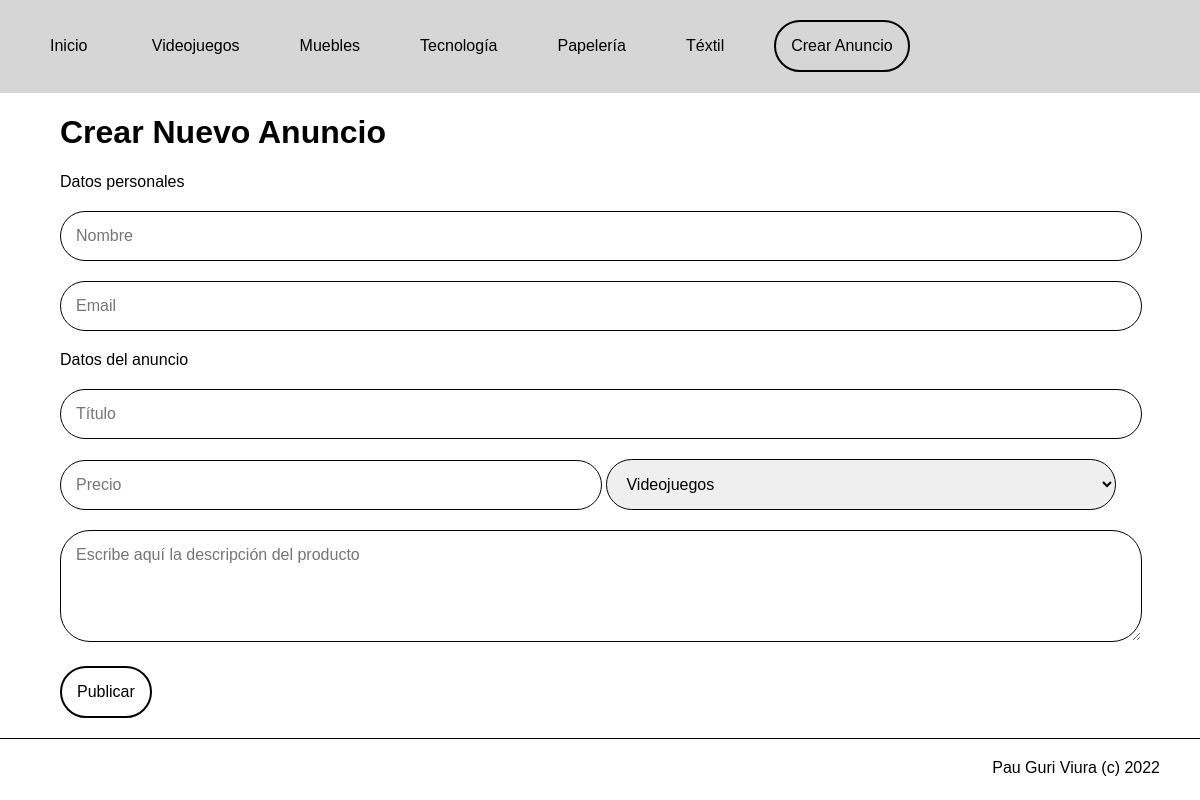
Page /practiques_backend/P03/nuevoanuncio.php on the committed database.
### tables this page shows
CREATE TABLE `P02categorias` (
  `id` int(4) NOT NULL,
  `nombre` varchar(30) NOT NULL,
  `orden` int(4) NOT NULL
);

### practiques_backend/P03/nuevoanuncio.php (the view, shortened to what this page needs)
<!DOCTYPE html>
<html lang="en">
<head>
    <link rel="stylesheet" href="style.css">
</head>
<body>
    <?php include("header.php") ?>
    <h1>Crear Nuevo Anuncio</h1>
    <form action="insertaranuncio.php" method="POST">
        <label>Datos personales</label></br>
        <input type="text" name="nombre" placeholder="Nombre">
        <input type="email" name="email" placeholder="Email"></br>
        <label>Datos del anuncio</label></br>
        <input type="text" name="titulo" placeholder="Título" autofocus required>
        <input type="number" name="precio" placeholder="Precio" step="any" min="0" required>
        <?php
            $db = new Conexion();
            $result = $db -> query("SELECT nombre, id FROM P02categorias ORDER BY orden");
            echo "<select name='categoria' required>";
            foreach ($result as $opcion){
                echo "<option value='$opcion[id]'>$opcion[nombre]</option>";
            }
            echo "</select>";
        ?>
        <textarea name="descripcion" placeholder="Escribe aquí la descripción del producto"></textarea>
        <button type="submit">Publicar</button>
    </form>
    <?php include("footer.php") ?>
</body>
</html>

### practiques_backend/P03/header.php (shortened to what this page needs)
<header>
<a href="index.php">Inicio</a>
<?php
    $db = new Conexion();
    $result = $db -> query("SELECT * FROM P02categorias ORDER BY orden");
    foreach ($result as $category){
        echo "<a href='categoria.php?id=$category[id]'>$category[nombre]</a>";
    }
?>
<a href="nuevoanuncio.php" class="btn">Crear Anuncio</a>
</header>
<main>

### practiques_backend/P03/style.css (style rules this page uses)
body { font-family: Helvetica, arial, sans-serif; margin: 0; }
a.btn, button { color: black; background: transparent; text-decoration: none; border: 2px solid black; border-radius: 30px; padding: 15px; cursor: pointer; font-size: 16px; }
header { background: #d6d6d6; padding: 20px; margin-bottom: 20px; }
header a { color: black; text-decoration: none; display: inline-block; padding: 10px; margin: 0 20px 1px 20px; }
main { margin: auto; max-width: 1200px; width: 90%; }
form { width: 100%; }
form input[type="number"], form select { width: calc(50% - 30px); }
form input[type="text"], input[type="email"], form textarea { width: calc(100% - 30px); }
form input, form select, form textarea { font-size: 16px; padding: 15px; border-radius: 30px; border: 1px solid black; margin-bottom: 20px; }
form textarea { height: 80px; font-family: inherit; resize: vertical; }
form label { display: inline-block; margin-bottom: 20px; }

### rows in the picture
p02categorias: nombre "Videojuegos"
p02categorias: nombre "Muebles"
p02categorias: nombre "Tecnología"
p02categorias: nombre "Papelería"
p02categorias: nombre "Téxtil"

### other values in the picture
form field categoria "Videojuegos"
